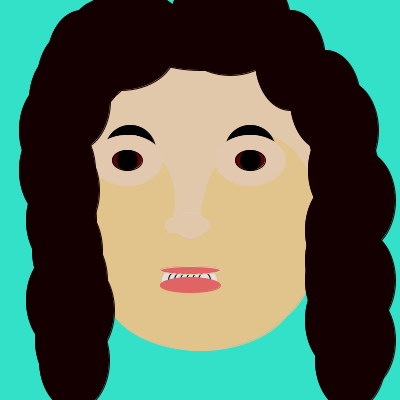
Frame 1 (no input)
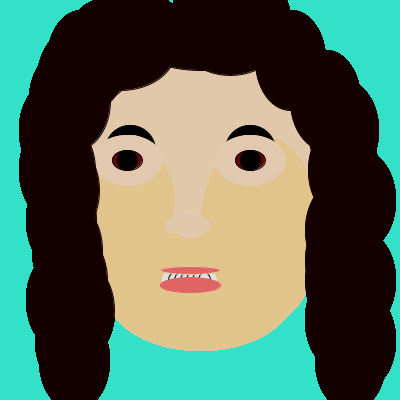
Frame 60 (the mouse pressed at the canvas centre just before this capture)
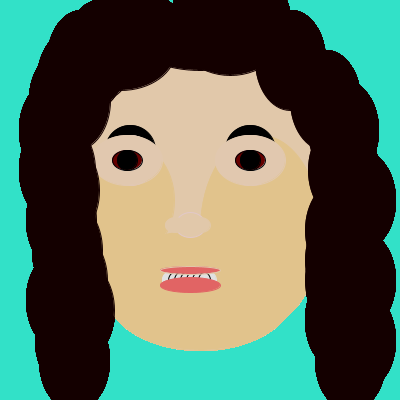
Frame 120 (the mouse held since frame 60 and released just before this capture)

The Processing sketch that drew these frames (run headless with seeded random() and noise(); from frame 60 on, the mouse is pressed at the canvas centre):

// Processing sketch: processing_68752
// ── processing_68752.pde

void setup() {
  size(400,400);
  background (50,225,200);
}

void draw (){
  stroke(225,200,200);
  fill(225,200,170);
  ellipse(200,200,250,300);
  
   stroke(225,195,140);
  fill(225,195,140);
  ellipse(260,230,120,190);
  
  stroke(225,195,140);
  fill(225,195,140);
  ellipse(200,290,190,120);
  
    stroke(225,195,140);
  fill(225,195,140);
  ellipse(124,200,100,120);
  
   stroke(225,200,200);
  fill(225,200,170);
  ellipse(190,225,30,25);
  
  stroke(225,200,170);
  fill(225,200,170);
  ellipse(200,225,20,15);
  
   stroke(225,200,170);
  fill(225,200,170);
  ellipse(175,225,20,15);
  
    stroke(225,225,225);
  fill(225,225,225);
  ellipse(168,280,12,15);
  
    stroke(0,0,0);
  fill(225,225,225);
  ellipse(174,280,12,15);
  
   stroke(0,0,0);
  fill(225,225,225);
  ellipse(180,280,12,15);
  
  stroke(0,0,0);
  fill(225,225,225);
  ellipse(186,280,12,15);
  
  stroke(0,0,0);
  fill(225,225,225);
  ellipse(192,280,12,15);
  
   stroke(0,0,0);
  fill(225,225,225);
  ellipse(198,280,12,15);
  
   stroke(225,225,225);
  fill(225,225,225);
  ellipse(210,280,12,15);
   
   stroke(0,0,0);
  fill(225,225,225);
  ellipse(204,280,12,15);
  
    stroke(225,200,170);
  fill(225,100,100);
  ellipse(190,270,60,8);
 
  
    stroke(225,100,100);
  fill(225,100,100);
  ellipse(190,285,60,15);
 
  
     stroke(225,195,140);
  fill(225,195,140);
  ellipse(110,260,50,70);
  
  
  stroke(0,0,0);
  fill(0,0,0);
ellipse(130,150,50,50);

stroke(225,200,200);
  fill(225,200,200);
ellipse(130,160,50,50);

 stroke(0,0,0);
  fill(0,0,0);
ellipse(250,150,50,50);

stroke(225,200,200);
  fill(225,200,200);
ellipse(250,160,50,50);

stroke(225,200,175);
  fill(225,200,175);
  ellipse(250,160,70,50);
  
  stroke(225,200,175);
  fill(225,200,175);
  ellipse(127,160,70,50);
  
 stroke(225,225,225);
  fill(225,225,225);
  ellipse(127,160,30,20);
  
   stroke(225,225,225);
  fill(225,225,225);
  ellipse(250,160,30,20);
  
   stroke(0,0,0);
  fill(100,0,0);
  ellipse(127,160,30,20);
  
  stroke(0,0,0);
  fill(100,0,0);
  ellipse(250,160,30,20);
  
   stroke(0,0,0);
  fill(0,0,0);
 ellipse(250,160,20,20);
 
 stroke(0,0,0);
  fill(0,0,0);
 ellipse(127,160,20,20);
 
  stroke(225,195,140);
  fill(225,195,140);
  ellipse(325,190,30,70);
 
 stroke(225,195,140);
  fill(210,195,140);
  ellipse(325,190,20,50);
  
   stroke(225,195,140);
  fill(225,195,140);
  ellipse(320,195,10,20);
  
   stroke(225,195,140);
  fill(225,195,140);
  ellipse(73,190,30,70);
 
 stroke(225,195,140);
  fill(210,195,140);
  ellipse(73,190,20,50);
  
   stroke(225,195,140);
  fill(225,195,140);
  ellipse(73,195,10,20);
 
  stroke(225,195,140);
  fill(225,195,140);
  ellipse(73,195,10,20);
 
  stroke(20,0,0);
  fill(20,0,0);
  ellipse(200,40,130,60);
  
    stroke(20,0,0);
  fill(20,0,0);
  ellipse(230,20,120,110);
  
  stroke(20,0,0);
  fill(20,0,0);
  ellipse(290,60,70,100);
  
   stroke(20,0,0);
  fill(20,0,0);
  ellipse(325,100,70,100);
  
  stroke(20,0,0);
  fill(20,0,0);
  ellipse(343,130,70,100);
 
   stroke(20,0,0);
  fill(20,0,0);
  ellipse(343,170,70,100);
  
  stroke(20,0,0);
  fill(20,0,0);
  ellipse(350,190,70,100);
  
  stroke(20,0,0);
  fill(20,0,0);
  ellipse(360,200,70,100);
  
    stroke(20,0,0);
  fill(20,0,0);
  ellipse(340,230,70,100);
  
  stroke(20,0,0);
  fill(20,0,0);
  ellipse(340,260,70,100);
  
    stroke(20,0,0);
  fill(20,0,0);
  ellipse(340,280,70,100);
  
  stroke(20,0,0);
  fill(20,0,0);
  ellipse(360,280,70,100);

  stroke(20,0,0);
  fill(20,0,0);
  ellipse(350,300,70,100);
  
  
      stroke(20,0,0);
  fill(20,0,0);
  ellipse(340,320,70,100);
  
  stroke(20,0,0);
  fill(20,0,0);
  ellipse(360,340,70,100);

  stroke(20,0,0);
  fill(20,0,0);
  ellipse(350,360,70,100);

  stroke(20,0,0);
  fill(20,0,0);
  ellipse(74,360,70,100);
  
   stroke(20,0,0);
  fill(20,0,0);
  ellipse(70,340,70,100);

 stroke(20,0,0);
  fill(20,0,0);
  ellipse(79,310,70,100);
  
   stroke(20,0,0);
  fill(20,0,0);
  ellipse(72,280,70,100);

   stroke(20,0,0);
  fill(20,0,0);
  ellipse(67,250,70,100);
  
  stroke(20,0,0);
  fill(20,0,0);
  ellipse(61,220,70,100);
  
   stroke(20,0,0);
  fill(20,0,0);
  ellipse(61,300,70,100);
  
   stroke(20,0,0);
  fill(20,0,0);
  ellipse(64,190,70,100);
  
    
   stroke(20,0,0);
  fill(20,0,0);
  ellipse(60,170,70,100);
  
    stroke(20,0,0);
  fill(20,0,0);
  ellipse(54,170,70,100);
  
      stroke(20,0,0);
  fill(20,0,0);
  ellipse(54,130,70,100);
  
      stroke(20,0,0);
  fill(20,0,0);
  ellipse(64,100,70,100);
  
      stroke(20,0,0);
  fill(20,0,0);
  ellipse(72,80,70,100);

    stroke(20,0,0);
  fill(20,0,0);
  ellipse(75,100,70,100);
  
      stroke(20,0,0);
  fill(20,0,0);
  ellipse(82,60,70,100);
  
      stroke(20,0,0);
  fill(20,0,0);
  ellipse(90,60,70,100);

 stroke(20,0,0);
  fill(20,0,0);
  ellipse(90,60,70,100);
  
  stroke(20,0,0);
  fill(20,0,0);
  ellipse(100,50,70,100);
  
  stroke(20,0,0);
  fill(20,0,0);
  ellipse(120,50,110,80);
  
  stroke(20,0,0);
  fill(20,0,0);
  ellipse(120,40,110,80);
  
   stroke(20,0,0);
  fill(20,0,0);
  ellipse(130,30,110,80);
}
